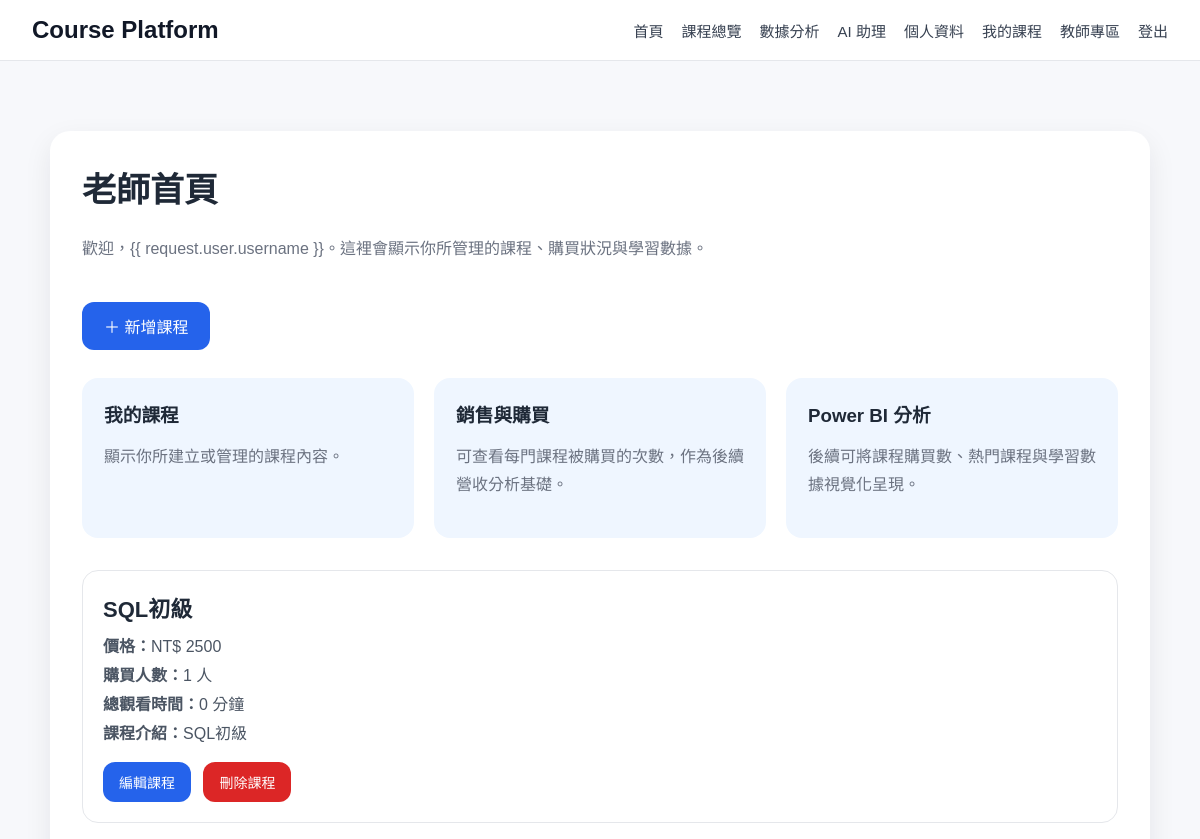
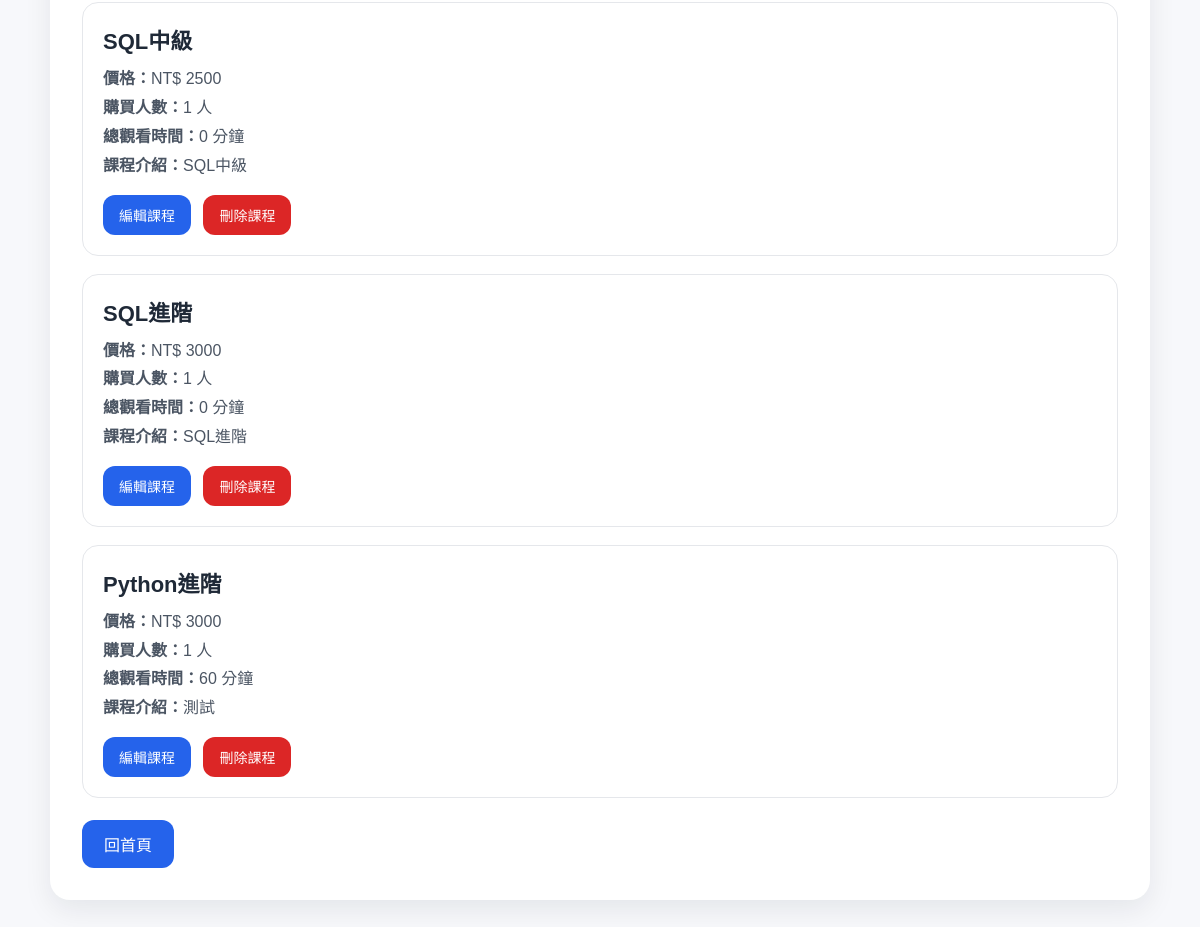
The app's page /teacher/dashboard/ (signed in) with its own data (2 pictures, top to bottom).
### main/models.py (models this page shows, shortened)
class Course(models.Model):
    title = models.CharField(max_length=200, verbose_name="課程名稱")
    teacher = models.ForeignKey(User, on_delete=models.CASCADE, verbose_name="講師")
    price = models.IntegerField(verbose_name="價格")
    description = models.TextField(verbose_name="課程介紹")
    image = models.ImageField(
        upload_to='course_images/',
        verbose_name="課程圖片",
        blank=True,
        null=True
    )
    created_at = models.DateTimeField(auto_now_add=True, verbose_name="建立時間")
    class Meta:
        verbose_name = "課程"
        verbose_name_plural = "課程管理"

### main/views.py (the view)
# urls.py: path('teacher/dashboard/', views.teacher_dashboard, name='teacher_dashboard'),
@login_required
def teacher_dashboard(request):
    try:
        profile = request.user.profile
        if profile.role != 'teacher':
            return redirect('home')
    except Profile.DoesNotExist:
        return redirect('home')
    teacher_courses = Course.objects.filter(teacher=request.user)
    course_data = []
    for course in teacher_courses:
        purchase_count = Enrollment.objects.filter(course=course).count()
        total_watch_minutes = LearningRecord.objects.filter(course=course).aggregate(
            total=Sum('minutes')
        )['total'] or 0
        course_data.append({
            'course': course,
            'purchase_count': purchase_count,
            'total_watch_minutes': total_watch_minutes,
        })
    return render(request, 'main/teacher_dashboard.html', {
        'course_data': course_data
    })

### main/templates/main/teacher_dashboard.html (shortened to what this page needs)
<!doctype html>
<html lang="zh-Hant">
  <head>
  </head>
  <body>
    {% include 'main/partials/navbar.html' %}
    <div class="container">
      <div class="card">
        <h1>老師首頁</h1>
        <p>
          歡迎，{{ request.user.username
          }}。這裡會顯示你所管理的課程、購買狀況與學習數據。
        </p>
        <a href="{% url 'create_course' %}" class="btn">＋ 新增課程</a>
        <div class="box-group">
          <div class="box">
            <h3>我的課程</h3>
            <p>顯示你所建立或管理的課程內容。</p>
          </div>
          <div class="box">
            <h3>銷售與購買</h3>
            <p>可查看每門課程被購買的次數，作為後續營收分析基礎。</p>
          </div>
          <div class="box">
            <h3>Power BI 分析</h3>
            <p>後續可將課程購買數、熱門課程與學習數據視覺化呈現。</p>
          </div>
        </div>
        {% if course_data %}
        <div class="course-list">
          {% for item in course_data %}
          <div class="course-item">
            <div class="course-title">{{ item.course.title }}</div>
            <div class="meta">
              <strong>價格：</strong>NT$ {{ item.course.price }}
            </div>
            <div class="meta">
              <strong>購買人數：</strong>{{ item.purchase_count }} 人
            </div>
            <div class="meta">
              <strong>總觀看時間：</strong>{{ item.total_watch_minutes }} 分鐘
            </div>
            <div class="meta">
              <strong>課程介紹：</strong>{{ item.course.description }}
            </div>
            <a
              href="{% url 'edit_course' item.course.id %}"
              class="btn btn-small"
            >
              編輯課程
            </a>
            <a
              href="{% url 'delete_course' item.course.id %}"
              class="btn btn-small btn-danger"
            >
              刪除課程
            </a>
          </div>
          {% endfor %}
        </div>
        {% else %}
        <div class="empty-box">
          你目前還沒有建立任何課程。<br />
          可以點上方「＋ 新增課程」建立你的第一門課。
        </div>
        {% endif %}
        <a href="/" class="btn">回首頁</a>
      </div>
    </div>
  </body>
</html>

### main/templates/main/teacher_dashboard.html (style rules this page uses)
body { font-family: "Microsoft JhengHei", sans-serif; background: #f7f8fb; margin: 0; color: #1f2937; }
.container { max-width: 1100px; margin: 50px auto; padding: 20px; }
.card { background: white; border-radius: 20px; padding: 32px; box-shadow: 0 10px 28px rgba(15, 23, 42, 0.08); }
h1 { margin-top: 0; font-size: 34px; }
p { color: #6b7280; line-height: 1.8; }
.box-group { display: grid; grid-template-columns: repeat(auto-fit, minmax(220px, 1fr)); gap: 20px; margin-top: 28px; }
.box { background: #eff6ff; border-radius: 16px; padding: 22px; }
.box h3 { margin-top: 0; margin-bottom: 10px; }
.course-list { margin-top: 32px; display: grid; gap: 18px; }
.course-item { background: #ffffff; border: 1px solid #e5e7eb; border-radius: 16px; padding: 20px; }
.course-title { font-size: 22px; font-weight: bold; margin-bottom: 10px; }
.meta { color: #4b5563; line-height: 1.8; }
.btn { display: inline-block; margin-top: 22px; background: #2563eb; color: white; padding: 12px 22px; border-radius: 12px; text-decoration: none; }
.btn-small { margin-top: 14px; margin-right: 8px; padding: 10px 16px; font-size: 14px; }
.btn-danger { background: #dc2626; }

### records on screen
Course: course "SQL初級", course.price "2500", purchase_count "1", total_watch_minutes "0", course.description "SQL初級"
Course: course "SQL中級", course.price "2500", purchase_count "1", total_watch_minutes "0", course.description "SQL中級"
Course: course "SQL進階", course.price "3000", purchase_count "1", total_watch_minutes "0", course.description "SQL進階"
Course: course "Python進階", course.price "3000", purchase_count "1", total_watch_minutes "60", course.description "測試"
